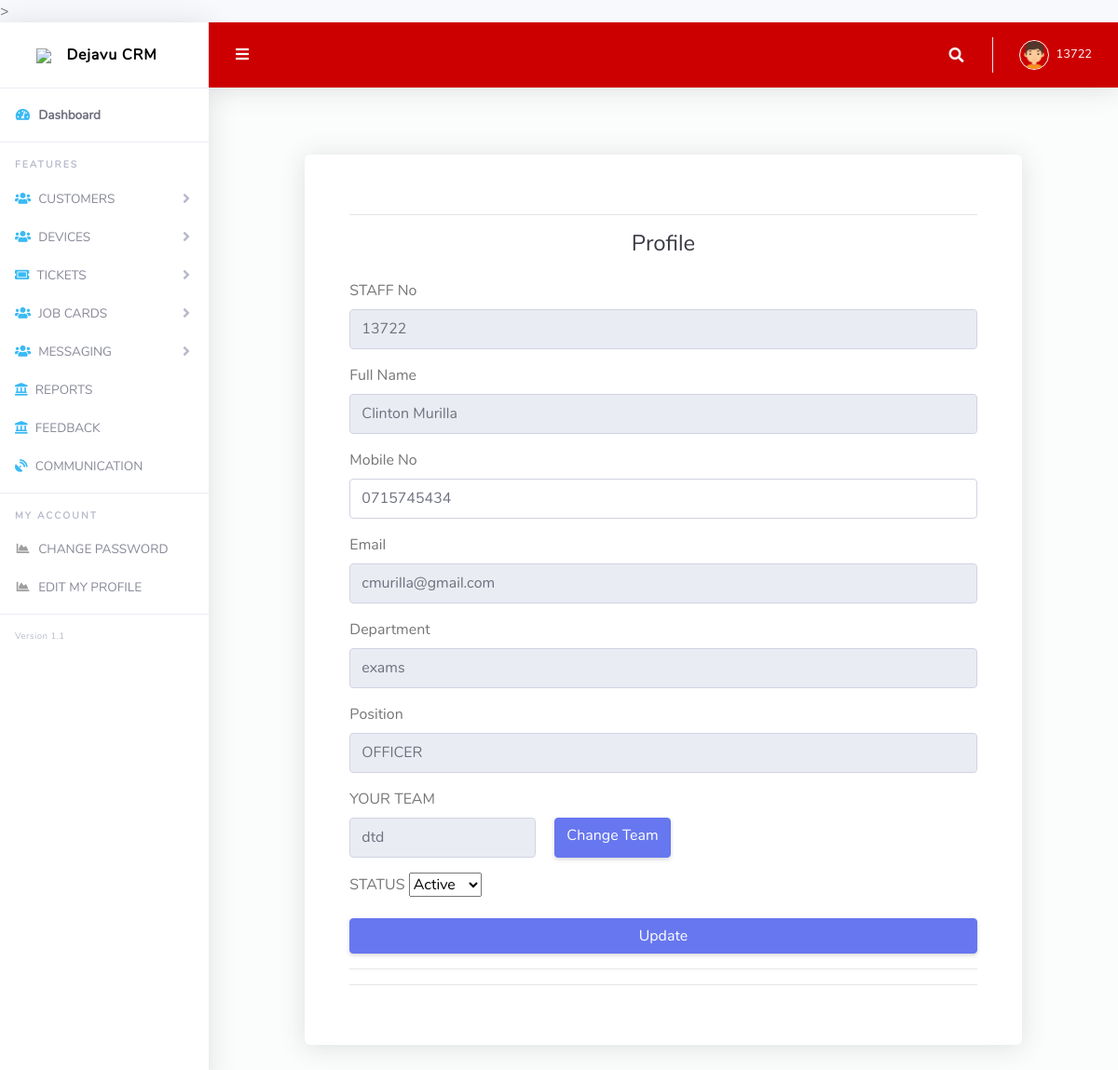
Page /main/test123.php (signed in) on the committed database.
### tables this page shows
CREATE TABLE `users` (
  `id` int(11) NOT NULL,
  `username` varchar(20) NOT NULL,
  `password` varchar(100) NOT NULL,
  `full_names` varchar(100) NOT NULL,
  `mobile_phone` varchar(20) NOT NULL,
  `email_addr` varchar(100) NOT NULL,
  `roles` varchar(50) DEFAULT NULL,
  `department` varchar(40) DEFAULT NULL,
  `status` varchar(10) NOT NULL DEFAULT 'NEW',
  `date_created` timestamp NULL DEFAULT current_timestamp(),
  `created_by` varchar(20) NOT NULL,
  `grade` int(3) NOT NULL,
  `team` varchar(20) NOT NULL
);

### connection.php (called while the page is built, shortened)
<?php
function getConnection($connectionType="mysqli"){
    $database = "crm";
    $username = "root";
    $password = '';
    $hostname = "localhost:3308";
    if($connectionType == 'mysqli'){
        $connection = new mysqli($hostname, $username, $password, $database);
    }else{
        try{
            $connection = new PDO('mysql:host='.$hostname.';dbname='.$database, $username, $password);
        }catch(PDOException $e){
            echo("ERROR :".$e->getMessage());
        }
    }
    return $connection;
}
?>

### access.php (called while the page is built, shortened)
<?php
function getUser($username){
    $db = getConnection();
    $query = "SELECT * FROM users WHERE username = '$username'";
    $result = $db->query($query);
    $user = mysqli_fetch_assoc($result);
    return $user;
}
?>

### main/test123.php (the view, shortened to what this page needs)
<?php
require_once($_SERVER['DOCUMENT_ROOT']."/crm/connection.php");
require_once($_SERVER['DOCUMENT_ROOT']."/crm/access.php");
$user = getUser($_SESSION['username']);
?>
<!DOCTYPE html>
<html lang="en">
<head>
  <link href="vendor/fontawesome-free/css/all.min.css" rel="stylesheet" type="text/css">
  <link href="vendor/bootstrap/css/bootstrap.min.css" rel="stylesheet" type="text/css">
  <link href="css/ruang-admin.min.css" rel="stylesheet">
</head>
<body class="bg-gradient-login">
<div id="wrapper">
    <?php
      include('sidebar.php');
    ?>
    <div id="content-wrapper" class="d-flex flex-column">
      <div id="content">
        <?php
         include('topbar.php');
        ?>
  <div class="container-login">
    <div class="row justify-content-center">
      <div class="col-xl-10 col-lg-12 col-md-9">
        <div class="card shadow-sm my-5">
          <div class="card-body p-0">
            <div class="row">
              <div class="col-lg-12">
                <div class="login-form">
                  <div class="text-center">
                   <hr>
                    <h1 class="h4 text-gray-900 mb-4">Profile</h1>
                  </div>
                  <form action="" method="POST">
                    <div class="form-group">
                      <label>STAFF No</label>
                      <input type="text" class="form-control" id="exampleInputFirstName"
                       placeholder="Enter Staff No" name="username" value="<?php echo($user['username']); ?>" required readonly>
                    </div>
                    <div class="form-group">
                      <label>Full Name</label>
                      <input type="text" class="form-control" id="exampleInputLastName"
                      placeholder="Enter Full Name" name="fullname" value="<?php echo($user['full_names']); ?>" required readonly>
                    </div>
                    <div class="form-group">
                      <label>Mobile No</label>
                      <input type="text" class="form-control" id="exampleInputEmail" pattern = "[0-9]{10,12}"
                        placeholder="Enter Mobile No" name = "telephone" value="<?php echo($user['mobile_phone']); ?>" required>
                    </div>
                    <div class="form-group">
                      <label>Email</label>
                      <input type="email" class="form-control" id="exampleInputEmail" aria-describedby="emailHelp"
                        placeholder="Enter Email Address" name = "email" value="<?php echo($user['email_addr']); ?>" required readonly>
                    </div>
                    <div class="form-group">
                      <label>Department</label>
                      <input type="text" class="form-control" id="exampleInputEmail" aria-describedby="emailHelp"
                        placeholder="Enter your Department" name = "department" value="<?php echo($user['department']); ?>" required readonly>
                    </div>
                    <div class="form-group">
                    <label class="label label-danger">Position</label>
                           <?php $posit = "" ;
                             if($user['grade']=='3'){ $posit = 'OFFICER'; }
                             if($user['grade']=='7'){ $posit= 'CHEIF MANAGER';} ?>
                        <input type="text" class="form-control" id="exampleInputEmail" aria-describedby="emailHelp"
                        placeholder="Enter your Position" name = "position" value="<?php echo $posit ; ?>" required readonly>
                    </div>
                    <div class="form-group">
                    <label class="label label-danger"> YOUR TEAM</label>
                    <div style="display: flex">
                    <input type="text" class="form-control" style="width: 200px;margin-right:20px" id="exampleInputEmail" aria-describedby="emailHelp"
                        placeholder="Enter your Department" name = "teams" value="<?php echo($user['team']); ?>" required readonly>
                        <a href="teams2.php?user=<?php echo $user['username']?>"  class="btn btn-primary">Change Team</a>
                    </div>
                    </div>
                    <div class="form-group">
                    <label class="label label-danger">STATUS</label>
                        <select name="status" id="color" required readonly>
                          <option <?php if($user['status']=='Active'){echo 'selected';} ?> value="Active">Active</option>
                        </select>
                    </div>
                    <div class="form-group">
                      <button type="submit" class="btn btn-primary btn-block" name="editPP" >Update</button>
                    </div>
                    <hr>
                  </form>
                  <hr>
                </div>
              </div>
            </div>
          </div>
        </div>
      </div>
    </div>
  </div>
</body>
</html>

### rows in the picture
users: username "13722", fullname "Clinton Murilla", telephone "0715745434", email "cmurilla@gmail.com", department "exams", position "OFFICER", teams "dtd", status "Active"

### other values in the picture
$_SESSION['username'] "13722"
